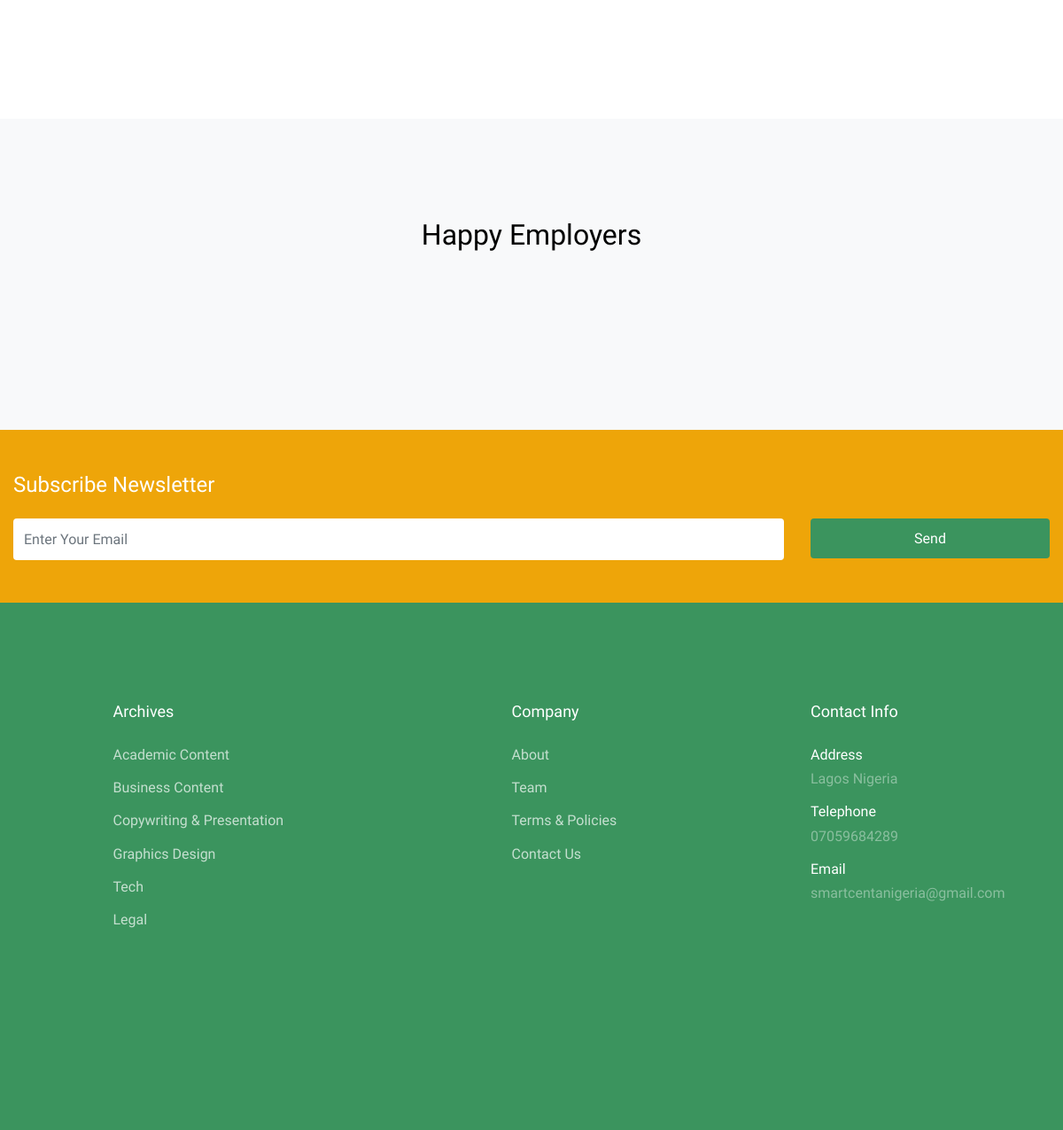
Before: / (lower part) with the older database file.
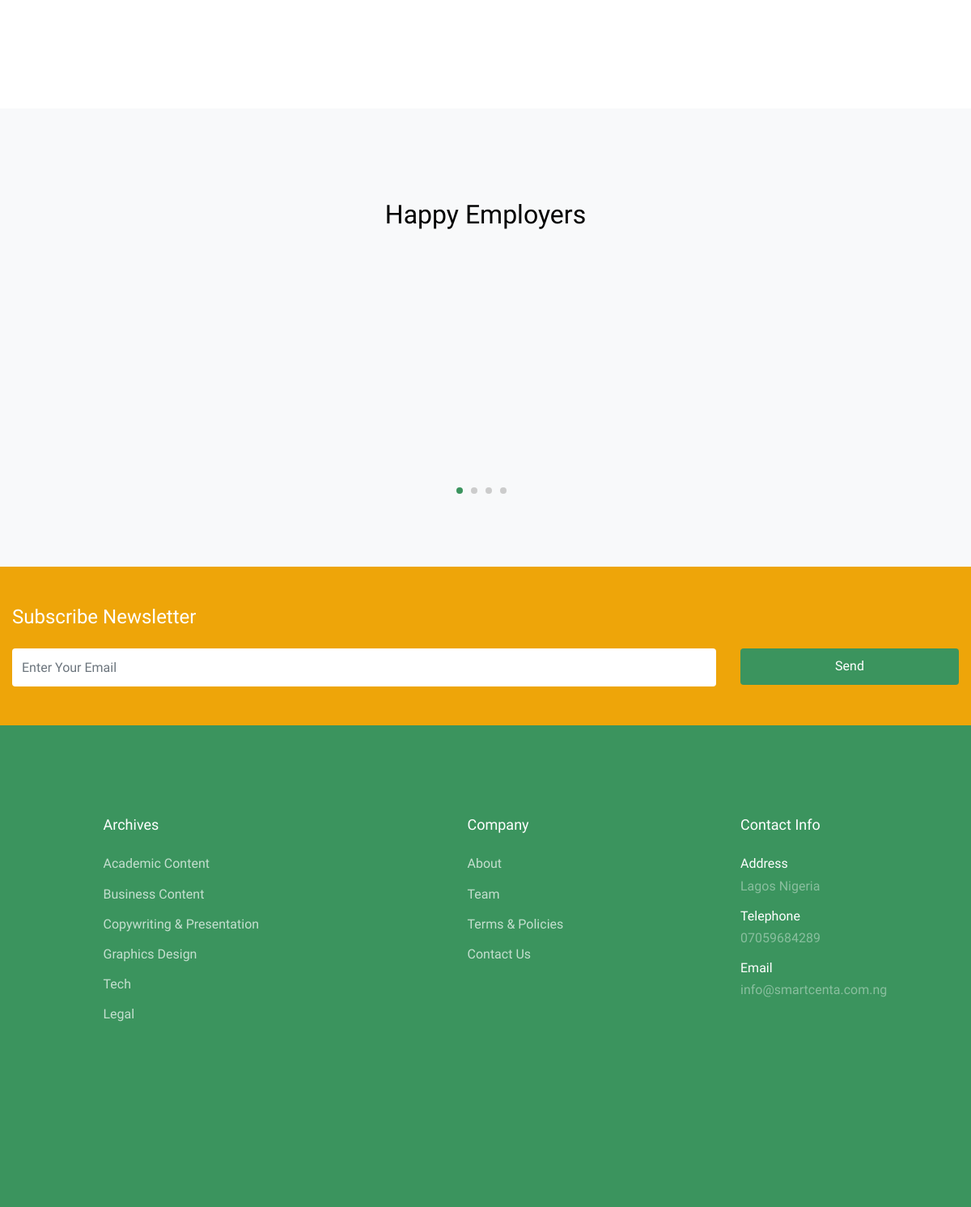
After: the same page with the newer database file.
### home/models.py (models this page shows, shortened)
class CompanyInfo(models.Model):
    name = models.CharField(max_length=50)
    address = models.CharField(max_length=150)
    telephone = models.CharField(max_length=11)
    email = models.EmailField( max_length=254)

### home/views.py (the view)
# urls.py: path('', views.Home, name='index'),
def Home(request):
    template = "home/home.html"
    cate_top = Acct.Categories.objects.all()
    jobs = jo.Jobs.objects.all()
    info = homes.CompanyInfo.objects.all()
    terms = Acct.Terms.objects.get(id=1)
    testimony = homes.Testimonials.objects.all()
    context = {
        'jobs': jobs,
        "cate_top": cate_top,
        'info':info,
        'terms':terms,
        'testimony':testimony
    }
    return render(request, template, context)

### templates/home/home.html (shortened to what this page needs)
{% extends 'home/base.html'%}
{% load static from staticfiles%}
{%block content%}
<div class="site-section">
  <div class="container">
    <div class="row hosting">
    </div>
  </div>
</div>
<div class="site-section block-4 bg-light">
  <div class="container">
    <div class="row justify-content-center text-center mb-5">
      <div class="col-md-6" data-aos="fade">
        <h2 class="text-black">Happy Employers</h2>
      </div>
    </div>
    <div class="nonloop-block-4 owl-carousel" data-aos="fade">
    </div>
  </div>
</div>
{% endblock%}

### templates/home/base.html (shortened to what this page needs)
{% load static%}
<!DOCTYPE html>
<html lang="en">
  <head>
    <link rel="stylesheet" href="{% static 'fonts/icomoon/style.css' %}">
    <link rel="stylesheet" href="https://stackpath.bootstrapcdn.com/font-awesome/4.7.0/css/font-awesome.min.css">
    <link rel="stylesheet" href="{% static 'css/bootstrap.min.css' %} ">
    <link rel="stylesheet" href="{% static 'css/magnific-popup.css' %} ">
    <link rel="stylesheet" href="{% static 'css/jquery-ui.css' %} ">
    <link rel="stylesheet" href="{% static 'css/owl.carousel.min.css' %} ">
    <link rel="stylesheet" href="{% static 'css/owl.theme.default.min.css' %} ">
    <link rel="stylesheet" href="{% static 'css/bootstrap-datepicker.css' %} ">
    <link rel="stylesheet" href="{% static 'css/animate.css' %} ">
    <link rel="stylesheet" href="{% static 'fonts/flaticon/font/flaticon.css' %} ">
    <link rel="stylesheet" href="{% static 'css/fl-bigmug-line.css' %} ">
    <link rel="stylesheet" href="{% static 'css/aos.css' %} ">
    <link rel="stylesheet" href="{% static 'css/style.css' %} ">
  </head>
  <body class="body" style="height: 100%;">
  <div class="site-wrap">
{% block content %}
{% endblock %}
<div class="py-5 bg-gold">
  <div class="container">
    <div class="row">
      <div class="col-md-12">
        <h2 class="text-white h4 font-weihgt-normal mb-4">
          Subscribe Newsletter
        </h2>
      </div>
    </div>
    <form action="" class="row">
      <div class="col-md-9">
        <input
          type="text"
          class="form-control border-0 mb-3 mb-md-0"
          placeholder="Enter Your Email"
        />
      </div>
      <div class="col-md-3">
        <input
          type="submit"
          value="Send"
          class="btn btn-green text-white btn-block"
          style="height: 45px;"
        />
      </div>
    </form>
  </div>
</div>
<footer class="site-footer">
  <div class="container">
    <div class="row">
      <div class="col-lg-9">
        <div class="row justify-content-around">
          <div class="col-6 col-md-3 col-lg-3 mb-5 mb-lg-0">
            <h3 class="footer-heading mb-4">Archives</h3>
            <ul class="list-unstyled">
              {% for cate in cate_top %}
                <li><a href="_https://smartcenta.wordpress.com/">{{cate.category}}</a></li>
              {% endfor %}
            </ul>
          </div>
          <div class="col-6 col-md-3 col-lg-3 mb-5 mb-lg-0">
            <h3 class="footer-heading mb-4">Company</h3>
            <ul class="list-unstyled">
              <li><a href="{% url 'website' %}">About</a></li>
              <li><a href="#">Team</a></li>
              <li><a href="#"data-toggle="modal" data-target="#exampleModalLong">Terms &amp; Policies</a></li>
              <li><a href="#">Contact Us</a></li>
            </ul>
          </div>
        </div>
      </div>
      <div class="col-lg-3">
        <h3 class="footer-heading mb-4">Contact Info</h3>
        <ul class="list-unstyled">
          {% for inf in info %}
           <li>
            <span class="d-block text-white">Address</span>
           {{inf.address}}
          </li>
          <li>
            <span class="d-block text-white">Telephone</span>
            {{inf.telephone}}
          </li>
          <li>
            <span class="d-block text-white">Email</span>
            {{inf.email}}
          </li>
          {% endfor %}
        </ul>
      </div>
    </div>
    <div class="row pt-5 mt-5 text-center">
    </div>
  </div>
</footer>
</div>
</body>
</html>

Changed rows visible on the page:
changed CompanyInfo "Lagos Nigeria": email "smartcentanigeria@gmail.com" → "info@smartcenta.com.ng"
